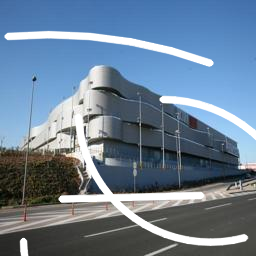
#> input picture Assignment-3/COL783_Test_Dataset/COL783_Test_Dataset/Distorted/line_Image_0000.png, 256 x 256 px, found by its file name
$ python part2.py
#> lines starting #> are read from the running program, lines starting #| are printed output that depends on the picture
#> further down, img is the input picture: shape (256, 256, 3); mean B, G, R 148.6, 127.5, 106.8
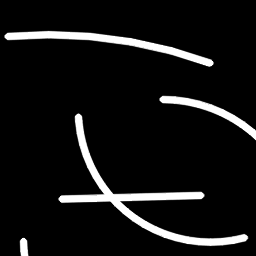
#> input picture Assignment-3/COL783_Test_Dataset/COL783_Test_Dataset/Masks/line_Image_0000.png, 256 x 256 px, found by its file name
#> further down, mask is the input picture: shape (256, 256); min 0, max 255, mean 20.3
import cv2 as cv
import numpy as np
import matplotlib.pyplot as plt
from matplotlib import patches
from skimage import exposure
from scipy.signal import argrelextrema
import seaborn as sns
from scipy import stats
from scipy.sparse import spdiags
from scipy.sparse.linalg import spsolve
from scipy.signal import correlate2d
from math import sqrt, pi
from scipy.signal import medfilt
from scipy import ndimage

a = 0.073235
b = 0.176765

kernel = np.array([[a,b,a],[b,0,b],[a,b,a]])
print(np.sum(kernel))
def inpaint(mask, img, kernel, max_iter = 20000):

#> called with kernel = array of shape (3, 3), max_iter = 20000
    R,G,B = np.array_split(cv.cvtColor(img, cv.COLOR_BGR2RGB), 3, axis=2)
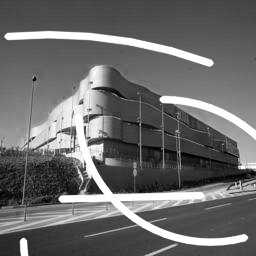
#> R: shape (256, 256, 1); min 0, max 255, mean 106.8
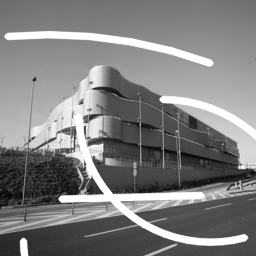
#> G: shape (256, 256, 1); min 0, max 255, mean 127.5
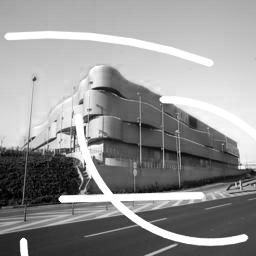
#> B: shape (256, 256, 1); min 0, max 255, mean 148.6
    R = R[:, :, 0]
    G = G[:,:,0]
    B = B[:, :, 0]

    d1 = len(R)
#> d1 = 256
    d2 = len(R[0])
#> d2 = 256

    R_avg = int(np.sum(R)/(d1*d2))
#> R_avg = 106
    B_avg = int(np.sum(B)/(d1*d2))
#> B_avg = 148
    G_avg = int(np.sum(G)/(d1*d2))
#> G_avg = 127
    print(R_avg,G_avg,B_avg)
#| 106 127 148
    # temp_R = mask/255*R_avg + (1-mask/255)*R
    # temp_G = mask/255*G_avg + (1-mask/255)*G
    # temp_B = mask/255*B_avg + (1-mask/255)*B

    temp_R = R
    temp_G = G
    temp_B = B

    final2 = np.stack((temp_B,temp_G,temp_R), axis=2).astype("uint8")
    cv.imshow("f", final2)

    for itr in range(max_iter):
        print(itr)
        cv.filter2D(src=temp_R, ddepth=-1, kernel=kernel)
        cv.filter2D(src=temp_G, ddepth=-1, kernel=kernel)
        cv.filter2D(src=temp_B, ddepth=-1, kernel=kernel)
        temp_R = mask/255*cv.filter2D(src=temp_R, ddepth=-1, kernel=kernel) + (1-mask/255)*R
        temp_G = mask/255*cv.filter2D(src=temp_G, ddepth=-1, kernel=kernel) + (1-mask/255)*G
        temp_B = mask/255*cv.filter2D(src=temp_B, ddepth=-1, kernel=kernel) + (1-mask/255)*B
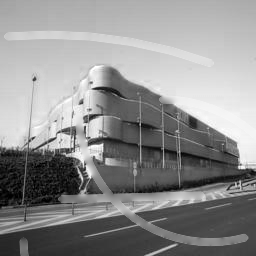
#> temp_B: shape (256, 256) float64; min 0, max 255, mean 143.1
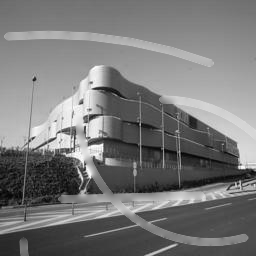
#> temp_G: shape (256, 256) float64; min 0, max 255, mean 120.9
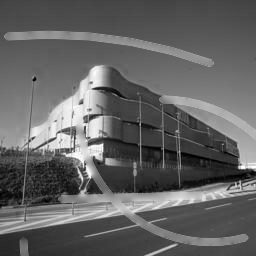
#> temp_R: shape (256, 256) float64; min 0, max 255, mean 99.2

    final = np.stack((temp_B,temp_G,temp_R), axis=2).astype("uint8")
    return final


path1 = 'COL783_Test_Dataset\COL783_Test_Dataset\Distorted\line_Image_0000.png'
img = cv.imread(path1)
path2 = 'COL783_Test_Dataset\COL783_Test_Dataset\Masks\line_Image_0000.png'
mask = cv.imread(path2,0)

#> (the run stopped early here; a loop or call above may not have finished)
